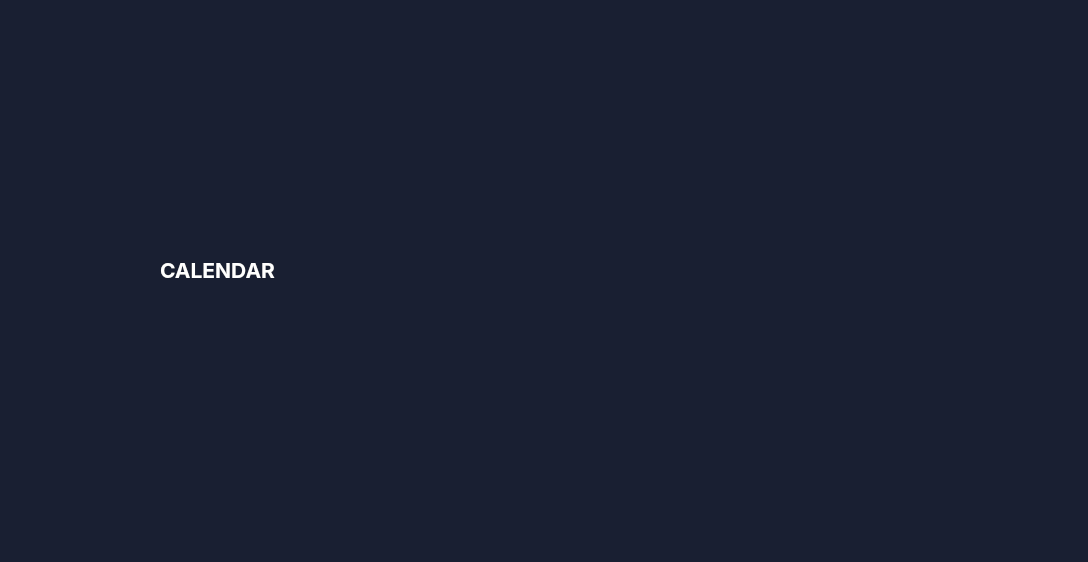
<?xml version="1.0" encoding="UTF-8"?>
<ui version="4.0">
 <class>Calendar</class>
 <widget class="QMainWindow" name="Calendar">
  <property name="geometry">
   <rect>
    <x>0</x>
    <y>0</y>
    <width>1088</width>
    <height>562</height>
   </rect>
  </property>
  <property name="windowTitle">
   <string>Calendar</string>
  </property>
  <property name="styleSheet">
   <string notr="true">background-color: #191F32;</string>
  </property>
  <widget class="QWidget" name="centralwidget">
   <widget class="QWidget" name="widget" native="true">
    <property name="geometry">
     <rect>
      <x>160</x>
      <y>30</y>
      <width>891</width>
      <height>481</height>
     </rect>
    </property>
    <layout class="QVBoxLayout" name="verticalLayout">
     <item>
      <widget class="QLabel" name="label">
       <property name="font">
        <font>
         <family>Inter</family>
         <pointsize>16</pointsize>
         <bold>true</bold>
        </font>
       </property>
       <property name="styleSheet">
        <string notr="true">background-color: transparent;
color: white;</string>
       </property>
       <property name="text">
        <string>CALENDAR</string>
       </property>
      </widget>
     </item>
    </layout>
   </widget>
  </widget>
  <widget class="QMenuBar" name="menubar">
   <property name="geometry">
    <rect>
     <x>0</x>
     <y>0</y>
     <width>1088</width>
     <height>21</height>
    </rect>
   </property>
  </widget>
  <widget class="QStatusBar" name="statusbar"/>
 </widget>
 <resources/>
 <connections/>
</ui>
